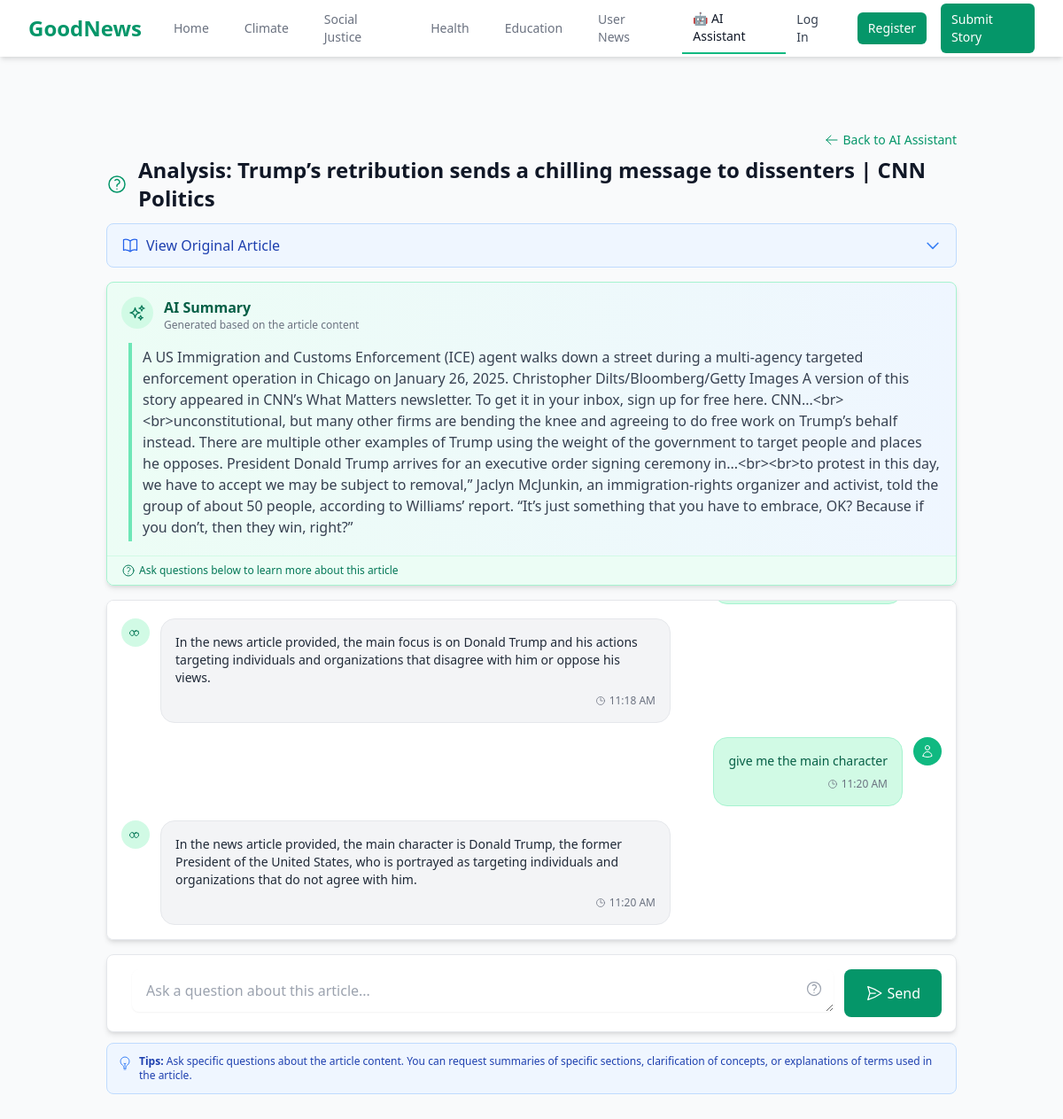
Page /chat/6 on the committed database.
### models.py (models this page shows, shortened)
class ChatSession(db.Model):
    id = db.Column(db.Integer, primary_key=True)
    title = db.Column(db.String(200), nullable=False)
    article_text = db.Column(db.Text, nullable=False)
    summary = db.Column(db.Text)
    user_id = db.Column(db.Integer, db.ForeignKey('user.id'), nullable=True)
    created_at = db.Column(db.DateTime, default=datetime.utcnow)
    messages = db.relationship('ChatMessage', backref='session', lazy=True, cascade="all, delete-orphan")

class ChatMessage(db.Model):
    id = db.Column(db.Integer, primary_key=True)
    content = db.Column(db.Text, nullable=False)
    is_user = db.Column(db.Boolean, default=True)  # True if from user, False if from AI
    created_at = db.Column(db.DateTime, default=datetime.utcnow)
    session_id = db.Column(db.Integer, db.ForeignKey('chat_session.id'), nullable=False)

### app.py (the view, shortened to what this page needs)
@app.route('/chat/<int:session_id>', methods=['GET', 'POST'])
def chat_session(session_id):
    chat_session = ChatSession.query.get_or_404(session_id)
    if current_user.is_authenticated and chat_session.user_id and chat_session.user_id != current_user.id:
        flash('You do not have permission to access this chat session', 'danger')
        return redirect(url_for('ai_assistant'))
    messages = ChatMessage.query.filter_by(session_id=session_id).order_by(ChatMessage.created_at).all()
    form = ChatMessageForm()
    return render_template('chat_session.html',
                          session=chat_session,
                          messages=messages,
                          form=form)

### forms.py
class ChatMessageForm(FlaskForm):
    message = TextAreaField('Your Question', validators=[DataRequired()])
    submit = SubmitField('Send')

### app.py (called while the page is built)
@app.template_filter('nl2br')
def nl2br_filter(text):
    if not text:
        return ""
    return text.replace('\n', '<br>')

### templates/chat_session.html (shortened to what this page needs)
{% extends "base.html" %}
{% block content %}
<div class="max-w-5xl mx-auto px-4 sm:px-6 lg:px-8 pt-3 pb-5">
    <div class="flex items-center justify-end mb-2 text-sm">
        <a href="{{ url_for('ai_assistant') }}" class="flex items-center text-green-600 hover:text-green-800 transition-colors">
            <svg xmlns="http://www.w3.org/2000/svg" fill="none" viewBox="0 0 24 24" stroke-width="1.5" stroke="currentColor" class="w-4 h-4 mr-1">
                <path stroke-linecap="round" stroke-linejoin="round" d="M10.5 19.5L3 12m0 0l7.5-7.5M3 12h18" />
            </svg>
            Back to AI Assistant
        </a>
    </div>
    <h1 class="text-2xl font-bold text-gray-900 mb-3 flex items-center">
        <span class="text-green-600 mr-3">
        </span>
        {{ session.title }}
    </h1>
    <div class="mb-4">
        <button id="showArticleBtn" class="flex items-center justify-between w-full py-3 px-4 bg-blue-50 hover:bg-blue-100 rounded-lg text-left border border-blue-200 transition-colors">
            <div class="flex items-center">
                <span class="font-medium text-blue-800">View Original Article</span>
            </div>
            <svg id="chevronDown" class="h-5 w-5 text-blue-500" fill="none" viewBox="0 0 24 24" stroke="currentColor">
                <path stroke-linecap="round" stroke-linejoin="round" stroke-width="2" d="M19 9l-7 7-7-7" />
            </svg>
        </button>
    </div>
    {% if messages|length > 0 and not messages[0].is_user %}
    <div class="mb-4 bg-gradient-to-r from-green-50 to-blue-50 rounded-lg border border-green-200 shadow-md">
        <div class="p-4">
            <div class="flex items-start mb-3">
                <div class="flex-shrink-0 bg-green-100 p-2 rounded-full mr-3">
                </div>
                <div class="flex-1">
                    <h3 class="text-base font-semibold text-green-800">AI Summary</h3>
                    <p class="text-xs text-gray-500">Generated based on the article content</p>
                </div>
            </div>
            <div class="border-l-4 border-green-300 pl-3 py-1 ml-2">
                <div class="text-gray-700 prose prose-sm max-w-none">
                    {{ messages[0].content|safe|nl2br }}
                </div>
            </div>
        </div>
        <div class="border-t border-green-100 bg-green-50 px-4 py-2 text-xs text-green-700 flex items-center rounded-b-lg">
            Ask questions below to learn more about this article
        </div>
    </div>
    {% endif %}
    <div id="chatMessages" class="bg-white border border-gray-200 rounded-lg shadow-md p-4 mb-4 h-96 overflow-y-auto">
        <div class="space-y-4">
            {% for message in messages %}
            <div class="flex {% if message.is_user %}justify-end{% endif %}">
                {% if not message.is_user %}
                <div class="flex-shrink-0 mr-3">
                    <div class="bg-green-100 rounded-full p-2 w-8 h-8 flex items-center justify-center">
                    </div>
                </div>
                {% endif %}
                <div class="max-w-xl rounded-2xl p-4 {% if message.is_user %}bg-green-100 border border-green-200{% else %}bg-gray-100 border border-gray-200{% endif %}">
                    <div class="text-sm {% if message.is_user %}text-green-800{% else %}text-gray-800{% endif %} prose prose-sm max-w-none">
                        {{ message.content|safe|nl2br }}
                    </div>
                    <div class="text-xs text-gray-500 mt-2 flex items-center justify-end">
                        <svg xmlns="http://www.w3.org/2000/svg" fill="none" viewBox="0 0 24 24" stroke-width="1.5" stroke="currentColor" class="w-3 h-3 mr-1">
                            <path stroke-linecap="round" stroke-linejoin="round" d="M12 6v6h4.5m4.5 0a9 9 0 11-18 0 9 9 0 0118 0z" />
                        </svg>
                        {{ message.created_at.strftime('%I:%M %p') }}
                    </div>
                </div>
                {% if message.is_user %}
                <div class="flex-shrink-0 ml-3">
                    <div class="bg-green-500 rounded-full p-2 w-8 h-8 flex items-center justify-center">
                    </div>
                </div>
                {% endif %}
            </div>
            {% endfor %}
        </div>
    </div>
    <div class="bg-white border border-gray-200 rounded-lg shadow-md p-4">
        <form method="POST" id="chatForm" class="flex space-x-3">
            <div class="flex-grow relative">
                {{ form.message(class="w-full rounded-lg border-gray-300 shadow-sm focus:border-green-500 focus:ring-green-500 px-4 py-3 pr-10", placeholder="Ask a question about this article...", rows="1") }}
                <div class="absolute right-3 top-3 text-gray-400">
                </div>
            </div>
            <button type="submit" class="bg-green-600 text-white py-3 px-6 rounded-lg hover:bg-green-700 focus:outline-none focus:ring-2 focus:ring-offset-2 focus:ring-green-500 transition-colors flex items-center">
                <span id="sendText" class="flex items-center">
                    <svg xmlns="http://www.w3.org/2000/svg" fill="none" viewBox="0 0 24 24" stroke-width="1.5" stroke="currentColor" class="w-5 h-5 mr-1">
                        <path stroke-linecap="round" stroke-linejoin="round" d="M6 12L3.269 3.126A59.768 59.768 0 0121.485 12 59.77 59.77 0 013.27 20.876L5.999 12zm0 0h7.5" />
                    </svg>
                    Send
                </span>
            </button>
        </form>
    </div>
    <div class="mt-3 bg-blue-50 rounded-lg p-3 border border-blue-200 text-xs">
        <div class="flex">
            <div class="text-blue-500 mr-2 mt-0.5">
            </div>
            <div class="text-blue-800">
                <span class="font-semibold">Tips:</span> Ask specific questions about the article content. You can request summaries of specific sections, clarification of concepts, or explanations of terms used in the article.
            </div>
        </div>
    </div>
</div>
{% endblock %}

### templates/base.html (shortened to what this page needs)
<!DOCTYPE html>
<html lang="en">
<head>
    <link href="https://cdn.jsdelivr.net/npm/tailwindcss@2.2.19/dist/tailwind.min.css" rel="stylesheet">
</head>
<body class="bg-gray-50">
    <nav class="bg-white shadow-md mb-8">
        <div class="max-w-7xl mx-auto px-4 sm:px-6 lg:px-8">
            <div class="flex justify-between h-16">
                <div class="flex">
                    <div class="flex-shrink-0 flex items-center">
                        <a href="{{ url_for('home') }}" class="text-2xl font-bold text-green-600">GoodNews</a>
                    </div>
                    <div class="ml-6 flex items-center space-x-4">
                        <a href="{{ url_for('home') }}"
                           class="{% if request.path == url_for('home') %}border-b-2 border-green-500 px-3 py-2 text-sm font-medium text-gray-900{% else %}px-3 py-2 text-sm font-medium text-gray-500 hover:text-gray-900 hover:border-gray-300{% endif %}">
                            Home
                        </a>
                        <a href="{{ url_for('category_page', category='climate') }}"
                           class="{% if request.path == url_for('category_page', category='climate') %}border-b-2 border-green-500 px-3 py-2 text-sm font-medium text-gray-900{% else %}px-3 py-2 text-sm font-medium text-gray-500 hover:text-gray-900 hover:border-gray-300{% endif %}">
                            Climate
                        </a>
                        <a href="{{ url_for('category_page', category='social-justice') }}"
                           class="{% if request.path == url_for('category_page', category='social-justice') %}border-b-2 border-green-500 px-3 py-2 text-sm font-medium text-gray-900{% else %}px-3 py-2 text-sm font-medium text-gray-500 hover:text-gray-900 hover:border-gray-300{% endif %}">
                            Social Justice
                        </a>
                        <a href="{{ url_for('category_page', category='health') }}"
                           class="{% if request.path == url_for('category_page', category='health') %}border-b-2 border-green-500 px-3 py-2 text-sm font-medium text-gray-900{% else %}px-3 py-2 text-sm font-medium text-gray-500 hover:text-gray-900 hover:border-gray-300{% endif %}">
                            Health
                        </a>
                        <a href="{{ url_for('category_page', category='education') }}"
                           class="{% if request.path == url_for('category_page', category='education') %}border-b-2 border-green-500 px-3 py-2 text-sm font-medium text-gray-900{% else %}px-3 py-2 text-sm font-medium text-gray-500 hover:text-gray-900 hover:border-gray-300{% endif %}">
                            Education
                        </a>
                        <a href="{{ url_for('user_news') }}"
                           class="{% if request.path == url_for('user_news') %}border-b-2 border-green-500 px-3 py-2 text-sm font-medium text-gray-900{% else %}px-3 py-2 text-sm font-medium text-gray-500 hover:text-gray-900 hover:border-gray-300{% endif %}">
                            User News
                        </a>
                        <a href="{{ url_for('ai_assistant') }}"
                           class="{% if request.path == url_for('ai_assistant') or '/chat/' in request.path %}border-b-2 border-green-500 px-3 py-2 text-sm font-medium text-gray-900{% else %}px-3 py-2 text-sm font-medium text-gray-500 hover:text-gray-900 hover:border-gray-300{% endif %}">
                            🤖 AI Assistant
                        </a>
                    </div>
                </div>
                <div class="flex items-center space-x-4">
                    {% if current_user.is_authenticated %}
                        <span class="text-gray-600">Hi, {{ current_user.username }}</span>
                        <a href="{{ url_for('logout') }}" class="bg-gray-100 hover:bg-gray-200 text-gray-700 px-3 py-2 rounded-md text-sm font-medium">Log Out</a>
                    {% else %}
                        <a href="{{ url_for('login') }}" class="text-gray-700 hover:text-gray-900 px-3 py-2 rounded-md text-sm font-medium">Log In</a>
                        <a href="{{ url_for('register') }}" class="bg-green-600 hover:bg-green-700 text-white px-3 py-2 rounded-md text-sm font-medium">Register</a>
                    {% endif %}
                    <div class="flex items-center">
                        <a href="{{ url_for('submit_story') }}" class="bg-green-600 hover:bg-green-700 text-white px-3 py-2 rounded-md text-sm font-medium">Submit Story</a>
                    </div>
                </div>
            </div>
        </div>
    </nav>
    <div class="container mx-auto px-4 py-2">
    </div>
    <main class="max-w-7xl mx-auto py-6 sm:px-6 lg:px-8">
        {% block content %}{% endblock %}
    </main>
</body>
</html>

### rows in the picture
ChatSession: title "Analysis: Trump’s retribution sends a chilling message to dissenters | CNN Politics"
ChatMessage: content "A US Immigration and Customs Enforcement (ICE) agent walks down a street during a multi-agency targeted enforcement operation in Chicago on January 26, 2025. Christopher Dilts/Bloomberg/Getty Images A version of this story appeared in CNN’s What Matters newsletter. To get it in your inbox, sign up for free here. CNN...<br><br>unconstitutional, but many other firms are bending the knee and agreeing to do free work on Trump’s behalf instead. There are multiple other examples of Trump using the weight of the government to target people and places he opposes. President Donald Trump arrives for an executive order signing ceremony in...<br><br>to protest in this day, we have to accept we may be…"
ChatMessage: is_user False (drawn), content "In the news article provided, the main focus is on Donald Trump and his actions targeting individuals and organizations that disagree with him or oppose his views.", created_at "11:18 AM"
ChatMessage: content "give me the main character", created_at "11:20 AM", is_user True (drawn)
ChatMessage: is_user False (drawn), content "In the news article provided, the main character is Donald Trump, the former President of the United States, who is portrayed as targeting individuals and organizations that do not agree with him.", created_at "11:20 AM"
